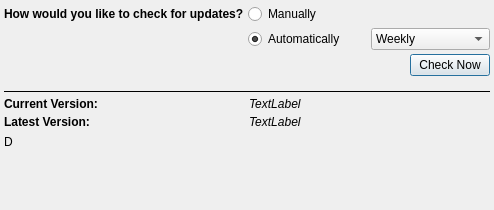
<?xml version="1.0" encoding="UTF-8"?>
<ui version="4.0">
 <class>UpdateCheckDialog</class>
 <widget class="QDialog" name="UpdateCheckDialog">
  <property name="windowModality">
   <enum>Qt::ApplicationModal</enum>
  </property>
  <property name="geometry">
   <rect>
    <x>0</x>
    <y>0</y>
    <width>494</width>
    <height>210</height>
   </rect>
  </property>
  <property name="windowTitle">
   <string>Check for Updates</string>
  </property>
  <property name="sizeGripEnabled">
   <bool>false</bool>
  </property>
  <property name="modal">
   <bool>false</bool>
  </property>
  <layout class="QVBoxLayout" name="verticalLayout">
   <property name="spacing">
    <number>4</number>
   </property>
   <property name="leftMargin">
    <number>4</number>
   </property>
   <property name="topMargin">
    <number>4</number>
   </property>
   <property name="rightMargin">
    <number>4</number>
   </property>
   <property name="bottomMargin">
    <number>4</number>
   </property>
   <item>
    <layout class="QGridLayout" name="widgetLayout">
     <item row="2" column="2">
      <widget class="QComboBox" name="howOften">
       <property name="currentIndex">
        <number>1</number>
       </property>
       <item>
        <property name="text">
         <string>Daily</string>
        </property>
       </item>
       <item>
        <property name="text">
         <string>Weekly</string>
        </property>
       </item>
       <item>
        <property name="text">
         <string>Monthly</string>
        </property>
       </item>
      </widget>
     </item>
     <item row="1" column="1">
      <widget class="QRadioButton" name="manually">
       <property name="text">
        <string>Manually</string>
       </property>
       <property name="checked">
        <bool>false</bool>
       </property>
       <attribute name="buttonGroup">
        <string notr="true">buttonGroup</string>
       </attribute>
      </widget>
     </item>
     <item row="2" column="1">
      <widget class="QRadioButton" name="automatically">
       <property name="text">
        <string>Automatically</string>
       </property>
       <property name="checked">
        <bool>true</bool>
       </property>
       <attribute name="buttonGroup">
        <string notr="true">buttonGroup</string>
       </attribute>
      </widget>
     </item>
     <item row="3" column="0" colspan="3">
      <layout class="QHBoxLayout" name="horizontalLayout">
       <property name="bottomMargin">
        <number>10</number>
       </property>
       <item>
        <spacer name="horizontalSpacer">
         <property name="orientation">
          <enum>Qt::Horizontal</enum>
         </property>
         <property name="sizeHint" stdset="0">
          <size>
           <width>40</width>
           <height>20</height>
          </size>
         </property>
        </spacer>
       </item>
       <item>
        <widget class="QPushButton" name="checkNowBtn">
         <property name="text">
          <string>Check Now</string>
         </property>
        </widget>
       </item>
      </layout>
     </item>
     <item row="1" column="0">
      <widget class="QLabel" name="messageLabel">
       <property name="styleSheet">
        <string notr="true">QLabel {
font-weight: bold;
font-size: 12px;
}</string>
       </property>
       <property name="text">
        <string>How would you like to check for updates?</string>
       </property>
      </widget>
     </item>
    </layout>
   </item>
   <item>
    <widget class="Line" name="line_2">
     <property name="frameShadow">
      <enum>QFrame::Plain</enum>
     </property>
     <property name="lineWidth">
      <number>1</number>
     </property>
     <property name="orientation">
      <enum>Qt::Horizontal</enum>
     </property>
    </widget>
   </item>
   <item>
    <layout class="QGridLayout" name="gridLayout_2">
     <item row="0" column="1">
      <widget class="QLabel" name="currentVersion">
       <property name="styleSheet">
        <string notr="true">QLabel {
	font: italic 14pt;
font-size: 12px;
}</string>
       </property>
       <property name="text">
        <string>TextLabel</string>
       </property>
      </widget>
     </item>
     <item row="1" column="0">
      <widget class="QLabel" name="label_4">
       <property name="styleSheet">
        <string notr="true">QLabel {
font-weight: bold;
font-size: 12px;
}</string>
       </property>
       <property name="text">
        <string>Latest Version:</string>
       </property>
      </widget>
     </item>
     <item row="0" column="0">
      <widget class="QLabel" name="label_3">
       <property name="styleSheet">
        <string notr="true">QLabel {
font-weight: bold;
font-size: 12px;
}</string>
       </property>
       <property name="text">
        <string>Current Version:</string>
       </property>
      </widget>
     </item>
     <item row="1" column="1">
      <widget class="QLabel" name="latestVersion">
       <property name="styleSheet">
        <string notr="true">QLabel {
	font: italic 14pt;
font-size: 12px;
}</string>
       </property>
       <property name="text">
        <string>TextLabel</string>
       </property>
      </widget>
     </item>
     <item row="2" column="0" colspan="2">
      <widget class="QLabel" name="feedbackText">
       <property name="sizePolicy">
        <sizepolicy hsizetype="Preferred" vsizetype="Expanding">
         <horstretch>0</horstretch>
         <verstretch>0</verstretch>
        </sizepolicy>
       </property>
       <property name="text">
        <string>D</string>
       </property>
       <property name="wordWrap">
        <bool>true</bool>
       </property>
       <property name="openExternalLinks">
        <bool>true</bool>
       </property>
       <property name="textInteractionFlags">
        <set>Qt::LinksAccessibleByMouse|Qt::TextSelectableByMouse</set>
       </property>
      </widget>
     </item>
    </layout>
   </item>
   <item>
    <spacer name="verticalSpacer">
     <property name="orientation">
      <enum>Qt::Vertical</enum>
     </property>
     <property name="sizeHint" stdset="0">
      <size>
       <width>20</width>
       <height>40</height>
      </size>
     </property>
    </spacer>
   </item>
  </layout>
 </widget>
 <resources>
  <include location="../../../../Resources/icons/images/Icons.qrc"/>
  <include location="../../icons/images/Icons.qrc"/>
 </resources>
 <connections>
  <connection>
   <sender>automatically</sender>
   <signal>toggled(bool)</signal>
   <receiver>howOften</receiver>
   <slot>setEnabled(bool)</slot>
   <hints>
    <hint type="sourcelabel">
     <x>195</x>
     <y>102</y>
    </hint>
    <hint type="destinationlabel">
     <x>342</x>
     <y>89</y>
    </hint>
   </hints>
  </connection>
 </connections>
 <buttongroups>
  <buttongroup name="buttonGroup"/>
 </buttongroups>
</ui>
